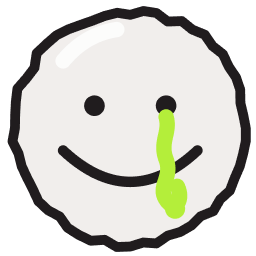
#> input picture scripts/smiley_originals/thumbnail.access.png, 256 x 256 px
$ python -i art3d.py   (imports and definitions only)
#> lines starting #> are read from the running program, lines starting #| are printed output that depends on the picture; after the words box and inside, x2 and y2 are one past the last pixel; in counts of white or black regions, pixels touching at a corner belong together
#> further down, picture is the input picture: PIL image 256x256 RGBA; mean R, G, B, A 138, 137.7, 131.3, 179.4
"""
Общий движок объёмной графики для scripts/render_*.py.

Фигура рисуется плоской маской (координаты — доли холста 512×512),
потом наклоняется в перспективе (как иконки на референсе: чуть повёрнута
и видна сверху) и получает толстый тёмный бок вниз-вправо.
Цвета — фирменная палитра макетов (баннеры, дудлы).
"""

import math

from PIL import Image, ImageChops, ImageDraw, ImageFilter

S = 512

# ---------- фирменная палитра ----------
MILK = (242, 238, 234)      # молочный белый — смайлики, плашки
INK = (34, 30, 34)          # почти чёрный — обводка, черты лица
LIME = (182, 236, 52)
PINK = (228, 174, 196)
MAROON = (150, 28, 58)
WINE = (122, 14, 38)        # тёмное бордо из баннеров
ICE = (192, 216, 232)
MAUVE = (170, 128, 146)
STONE = (168, 172, 184)

# наклон по умолчанию: поворот (град), сжатие по вертикали, сдвиг по x, ширина
TILT = (-9, 0.9, -0.14, 1.0)
DEPTH = (0.016, 0.062)
DETAIL_DEPTH = (0.005, 0.016)
OUTLINE = 0.016


def _p(v):
    return v * S


# ---------- маски ----------

def M():
    return Image.new("L", (S, S), 0)


# [39 lines left out: functions rr, circle, ell, poly, line, arc_pts, not called in this run]


def arc_line(cx, cy, r, a0, a1, w, ry=None):
    return line(arc_pts(cx, cy, r, ry if ry is not None else r, a0, a1), w)


def star_pts(cx, cy, r, inner=0.48, angle=-90):
    return [(cx + (r if i % 2 == 0 else r * inner) * math.cos(math.radians(angle + 36 * i)),
             cy + (r if i % 2 == 0 else r * inner) * math.sin(math.radians(angle + 36 * i))) for i in range(10)]


# [18 lines left out: functions heart_pts, wobbly_pts, not called in this run]


def union(*ms):
    out = ms[0]
    for m in ms[1:]:
        out = ImageChops.lighter(out, m)
    return out


# [4 lines left out: function minus, not called in this run]


def inter(a, b):
    return ImageChops.multiply(a, b)


def soft(m, r=0.02):
    """Скруглить углы: размыть и снова сделать резкой (с мягким краем)."""
    return m.filter(ImageFilter.GaussianBlur(_p(r))).point(lambda v: max(0, min(255, (v - 128) * 6 + 128)))


def grow(m, r):
    return m.filter(ImageFilter.GaussianBlur(_p(r) * 0.5)).point(lambda v: 255 if v > 8 else v * 30)


def shift(m, dx, dy):
    out = Image.new(m.mode, m.size, 0)
    out.paste(m, (int(round(dx)), int(round(dy))))
    return out


def rot(m, angle, cx=0.47, cy=0.47):
    return m.rotate(angle, center=(_p(cx), _p(cy)), resample=Image.BICUBIC)


def mirror(m, cx=0.47):
    return shift(m.transpose(Image.FLIP_LEFT_RIGHT), -(S - 2 * _p(cx)), 0)


# [13 lines left out: function tilt, not called in this run]


# ---------- рисование ----------

def dark(col, k=0.68):
    return tuple(int(c * k) for c in col)


def light(col, k=0.45):
    return tuple(int(c + (255 - c) * k) for c in col)


def paint(canvas, m, col, alpha=1.0):
    top = Image.new("RGBA", canvas.size, col + (255,))
    top.putalpha(m if alpha == 1.0 else m.point(lambda v: int(v * alpha)))
    canvas.alpha_composite(top)


def extrude(m, depth):
    dx, dy = _p(depth[0]), _p(depth[1])
    steps = max(4, int(max(abs(dx), abs(dy))))
    ext = M()
    for i in range(1, steps + 1):
        ext = ImageChops.lighter(ext, shift(m, dx * i / steps, dy * i / steps))
    return ext


# [43 lines left out: functions _dome, render, not called in this run]


def small(img, size=128):
    return img.resize((size, size), Image.LANCZOS)


def lift(img, t=(-6, 0.94, -0.08, 1.0), depth=(0.014, 0.075), side=None, cx=0.5, cy=0.5, dome=True):
    """
    Готовую плоскую картинку (RGBA 512×512, например оригинальный смайлик)
    сделать объёмной: тот же рисунок сверху, чуть наклонён, снизу — толстый
    бок с обводкой. Сам рисунок не перерисовывается.
    """
#> called with t = (-6, 0.94, -0.08, 1), depth = (0.014, 0.075), cx = 0.5, cy = 0.5, dome = True
    top = img.transform(img.size, Image.AFFINE, _affine(t, cx, cy), resample=Image.BICUBIC)
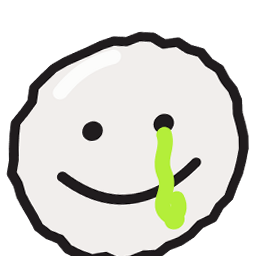
#> top: PIL image 256x256 RGBA; mean R, G, B, A 129.4, 129.1, 123.1, 166.5; transparent parts drawn white
    alpha = top.getchannel("A").point(lambda v: 255 if v > 100 else 0)
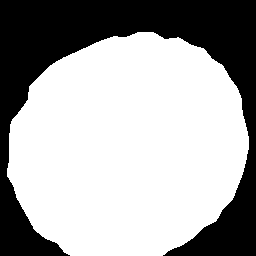
#> alpha: PIL image 256x256 L; 65.4% white; 1 black region, box (x1, y1, x2, y2) and area: (0, 0, 256, 256) 22675
    ext = extrude(alpha, depth)
#> in extrude, `ext = M()`: ext: PIL image 512x512 L; every value is 0
#> after the loop in extrude, `for i in range(1, steps + 1):`:
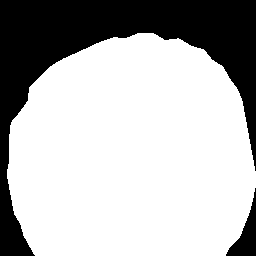
#> ext: PIL image 256x256 L; 71.1% white; 2 black regions, box (x1, y1, x2, y2) and area: (0, 0, 256, 256) 18143, (226, 188, 256, 256) 809
    out = Image.new("RGBA", img.size, (0, 0, 0, 0))
#> out: PIL image 256x256 RGBA; every value is 0
    paint(out, grow(union(alpha, ext), 0.012), INK)
#> in paint, `top.putalpha(m if alpha == 1.0 else m.point(lambda v: int(v * alpha)))`:
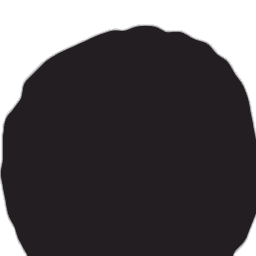
#> top: PIL image 256x256 RGBA; mean R, G, B, A 34, 30, 34, 196.7; transparent parts drawn white
    side = side or MILK
    box = ext.getbbox() or (0, 0, S, S)
#> box = (7, 33, 256, 256)
    grad = Image.linear_gradient("L").resize((S, box[3] - box[1]))
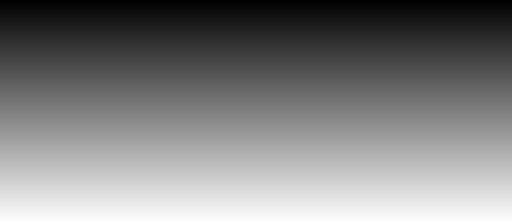
#> grad: PIL image 512x223 L; min 0, max 255, mean 127.5
    fill = Image.new("RGBA", (S, S), (0, 0, 0, 0))
#> fill: PIL image 512x512 RGBA; every value is 0
    fill.paste(Image.composite(Image.new("RGBA", (S, box[3] - box[1]), dark(side, 0.5) + (255,)),
                               Image.new("RGBA", (S, box[3] - box[1]), dark(side, 0.86) + (255,)), grad), (0, box[1]))
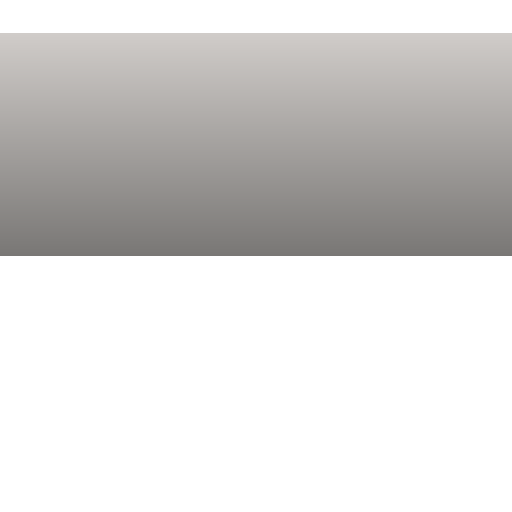
#> fill: PIL image 512x512 RGBA; mean R, G, B, A 71.6, 70.3, 69.3, 111.1; transparent parts drawn white
    inner = ImageChops.subtract(ext.filter(ImageFilter.MinFilter(int(_p(0.024)) | 1)), alpha)
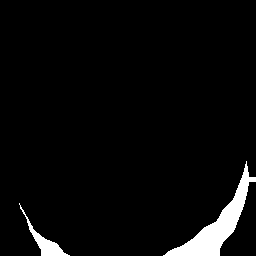
#> inner: PIL image 256x256 L; 3.9% white; 2 white regions, box (x1, y1, x2, y2) and area: (163, 161, 256, 256) 2047, (19, 203, 70, 256) 487
#> (the run stopped early here; a loop or call above may not have finished)

$ run again, on scripts/smiley_originals/thumbnail.embed.png
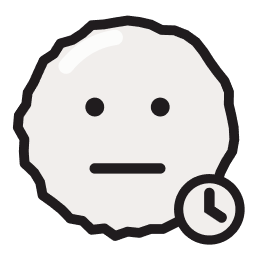
#> input picture scripts/smiley_originals/thumbnail.embed.png, 256 x 256 px
#> picture is the input picture: PIL image 256x256 RGBA; mean R, G, B, A 121.1, 119.1, 118.4, 160.1
#> in lift, `alpha = top.getchannel("A").point(lambda v: 255 if v > 100 else 0)`:
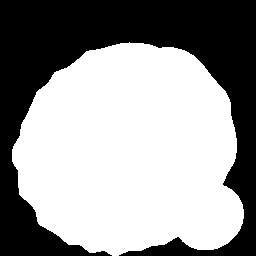
#> alpha: PIL image 256x256 L; 59.1% white; 1 black region, box (x1, y1, x2, y2) and area: (0, 0, 256, 256) 26794
#> box = (12, 43, 251, 256)
#> in lift, `inner = ImageChops.subtract(ext.filter(ImageFilter.MinFilter(int(_p(0...`:
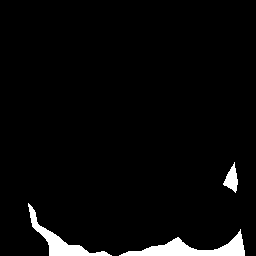
#> inner: PIL image 256x256 L; 3.7% white; 3 white regions, box (x1, y1, x2, y2) and area: (119, 229, 245, 256) 1263, (28, 203, 112, 256) 893, (223, 162, 238, 193) 242
